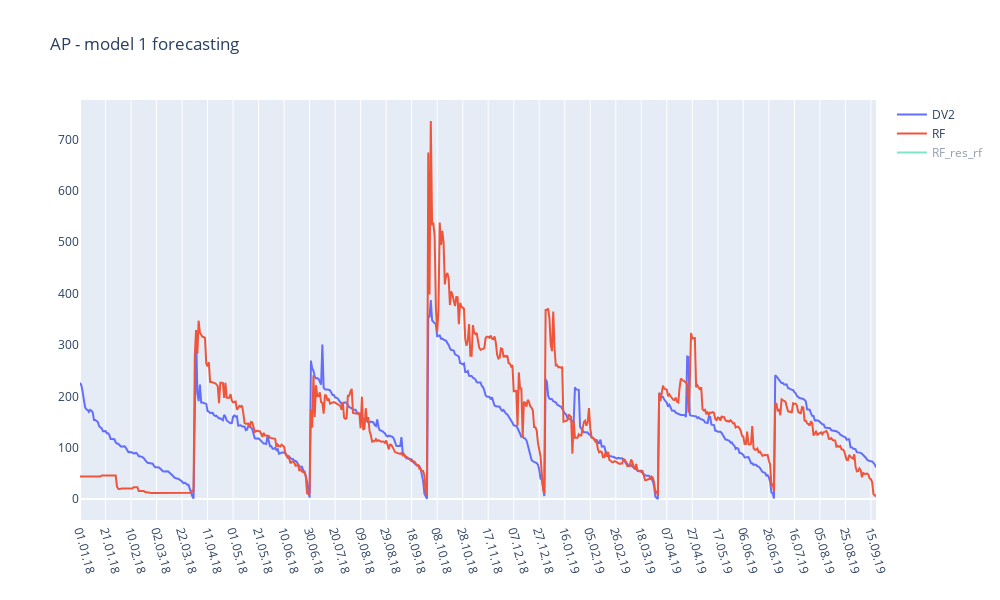
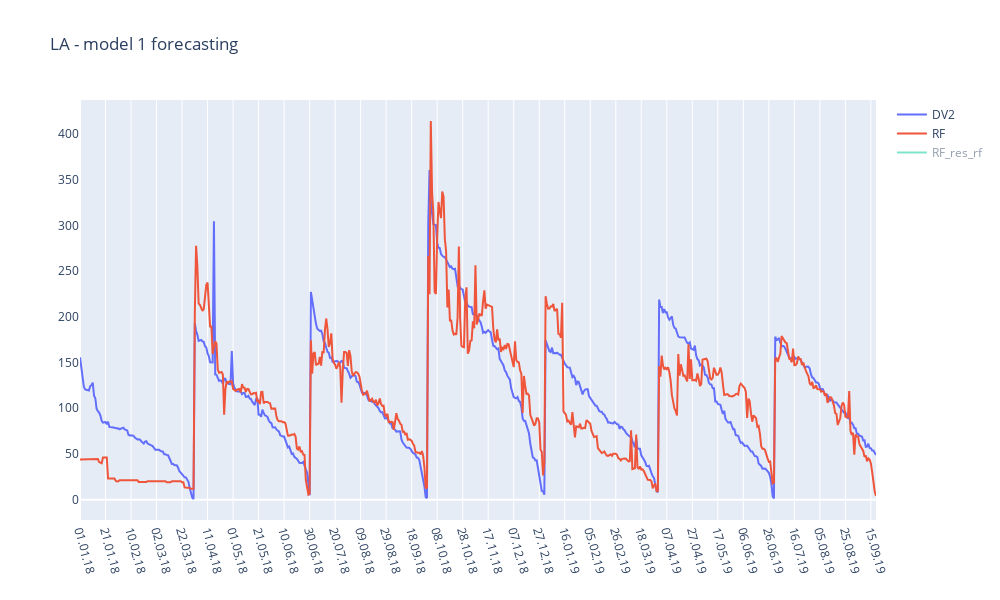
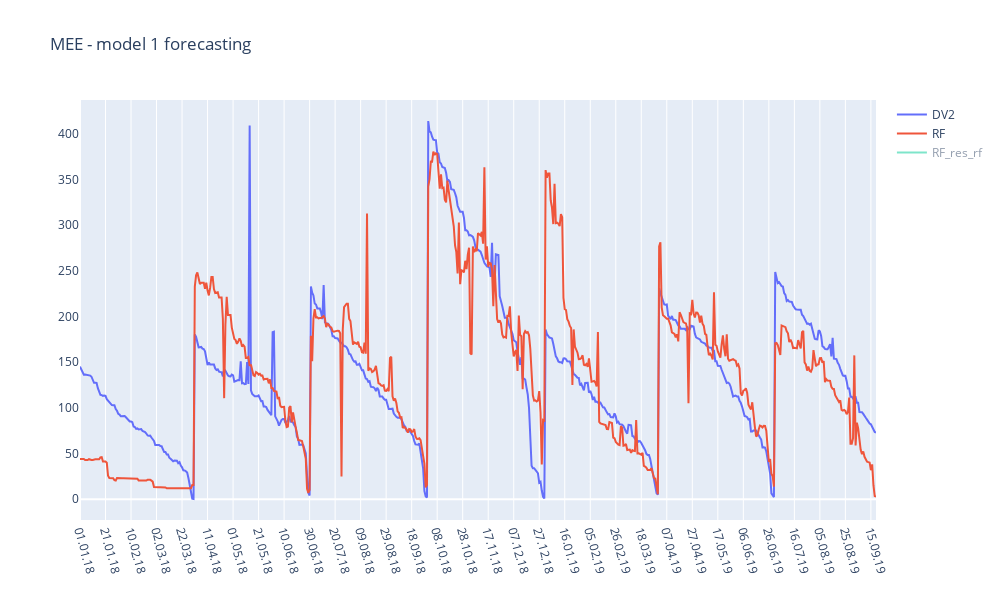
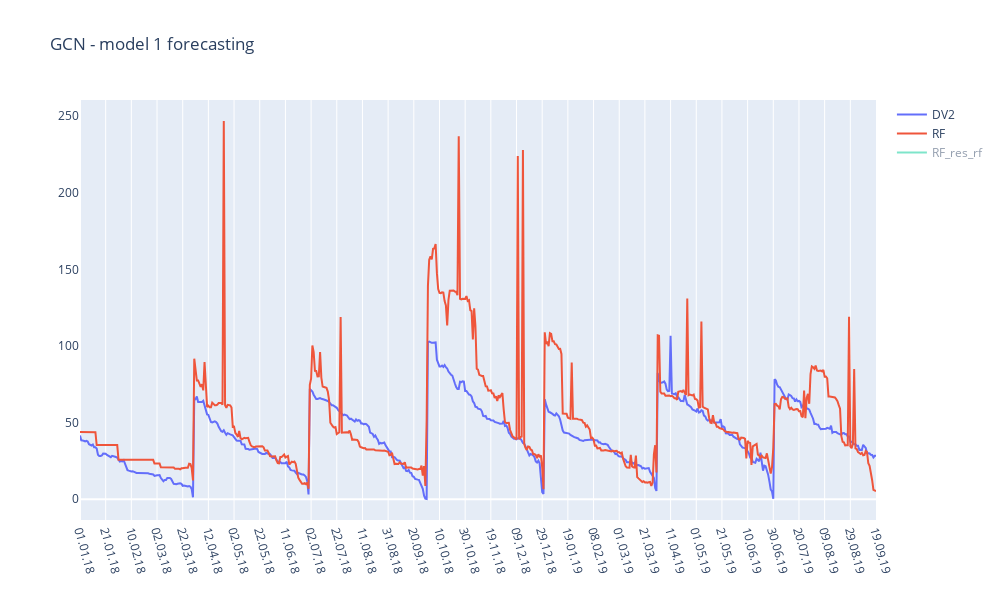

Notebook source saved alongside these figures, in order:
### Code cell
dataset = final_fc_result
compares = ['DV2','RF','RF_res_rf']   #['test_y','LassoReg_Pred', 'RF_Pred']
regions = ['AP','LA','MEE','GCN','NOAM','EMNORTH', 'EMSOUTH']
quarters = ['2018-Q1','2018-Q2','2018-Q3','2018-Q4','2019-Q1','2019-Q2','2019-Q3']
title_str = 'model 1 forecasting'

visulization(dataset, compares, regions, quarters, title_str)

### Figure 1 — Plotly figure (JSON) as saved in the notebook; plotly's stock layout.template omitted (floating-point values rounded to 4 significant figures; data arrays with more than 128 entries replaced by an {"elided": "..."} marker saying what was removed)
{"data": [{"mode": "lines", "name": "DV2", "type": "scatter", "x": {"elided": "625 int values"}, "y": {"elided": "625 float values"}}, {"mode": "lines", "name": "RF", "type": "scatter", "x": {"elided": "625 int values"}, "y": {"elided": "625 float values"}}, {"mode": "lines", "name": "RF_res_rf", "type": "scatter", "visible": "legendonly", "x": {"elided": "625 int values"}, "y": {"elided": "625 float values"}}], "layout": {"autosize": false, "height": 600, "title": {"text": "AP - model 1 forecasting"}, "width": 1000, "xaxis": {"autorange": true, "range": [0, 624], "showticklabels": true, "tickangle": 75, "ticktext": ["01.01.18", "21.01.18", "10.02.18", "02.03.18", "22.03.18", "11.04.18", "01.05.18", "21.05.18", "10.06.18", "30.06.18", "20.07.18", "09.08.18", "29.08.18", "18.09.18", "08.10.18", "28.10.18", "17.11.18", "07.12.18", "27.12.18", "16.01.19", "05.02.19", "26.02.19", "18.03.19", "07.04.19", "27.04.19", "17.05.19", "06.06.19", "26.06.19", "16.07.19", "05.08.19", "25.08.19", "15.09.19"], "tickvals": [0, 20, 40, 60, 80, 100, 120, 140, 160, 180, 200, 220, 240, 260, 280, 300, 320, 340, 360, 380, 400, 420, 440, 460, 480, 500, 520, 540, 560, 580, 600, 620], "type": "linear"}, "yaxis": {"autorange": true, "overlaying": "y", "range": [-40.84, 776.9], "showgrid": false, "showticklabels": true, "side": "left", "type": "linear"}}}

### Figure 2 — Plotly figure (JSON) as saved in the notebook; plotly's stock layout.template omitted (floating-point values rounded to 4 significant figures; data arrays with more than 128 entries replaced by an {"elided": "..."} marker saying what was removed)
{"data": [{"mode": "lines", "name": "DV2", "type": "scatter", "x": {"elided": "625 int values"}, "y": {"elided": "625 float values"}}, {"mode": "lines", "name": "RF", "type": "scatter", "x": {"elided": "625 int values"}, "y": {"elided": "625 float values"}}, {"mode": "lines", "name": "RF_res_rf", "type": "scatter", "visible": "legendonly", "x": {"elided": "625 int values"}, "y": {"elided": "625 float values"}}], "layout": {"autosize": false, "height": 600, "title": {"text": "LA - model 1 forecasting"}, "width": 1000, "xaxis": {"autorange": true, "range": [0, 624], "showticklabels": true, "tickangle": 75, "ticktext": ["01.01.18", "21.01.18", "10.02.18", "02.03.18", "22.03.18", "11.04.18", "01.05.18", "21.05.18", "10.06.18", "30.06.18", "20.07.18", "09.08.18", "29.08.18", "18.09.18", "08.10.18", "28.10.18", "17.11.18", "07.12.18", "27.12.18", "16.01.19", "05.02.19", "26.02.19", "18.03.19", "07.04.19", "27.04.19", "17.05.19", "06.06.19", "26.06.19", "16.07.19", "05.08.19", "25.08.19", "15.09.19"], "tickvals": [0, 20, 40, 60, 80, 100, 120, 140, 160, 180, 200, 220, 240, 260, 280, 300, 320, 340, 360, 380, 400, 420, 440, 460, 480, 500, 520, 540, 560, 580, 600, 620], "type": "linear"}, "yaxis": {"autorange": true, "overlaying": "y", "range": [-22.15, 437.0], "showgrid": false, "showticklabels": true, "side": "left", "type": "linear"}}}

### Figure 3 — Plotly figure (JSON) as saved in the notebook; plotly's stock layout.template omitted (floating-point values rounded to 4 significant figures; data arrays with more than 128 entries replaced by an {"elided": "..."} marker saying what was removed)
{"data": [{"mode": "lines", "name": "DV2", "type": "scatter", "x": {"elided": "625 int values"}, "y": {"elided": "625 float values"}}, {"mode": "lines", "name": "RF", "type": "scatter", "x": {"elided": "625 int values"}, "y": {"elided": "625 float values"}}, {"mode": "lines", "name": "RF_res_rf", "type": "scatter", "visible": "legendonly", "x": {"elided": "625 int values"}, "y": {"elided": "625 float values"}}], "layout": {"autosize": false, "height": 600, "title": {"text": "MEE - model 1 forecasting"}, "width": 1000, "xaxis": {"autorange": true, "range": [0, 624], "showticklabels": true, "tickangle": 75, "ticktext": ["01.01.18", "21.01.18", "10.02.18", "02.03.18", "22.03.18", "11.04.18", "01.05.18", "21.05.18", "10.06.18", "30.06.18", "20.07.18", "09.08.18", "29.08.18", "18.09.18", "08.10.18", "28.10.18", "17.11.18", "07.12.18", "27.12.18", "16.01.19", "05.02.19", "26.02.19", "18.03.19", "07.04.19", "27.04.19", "17.05.19", "06.06.19", "26.06.19", "16.07.19", "05.08.19", "25.08.19", "15.09.19"], "tickvals": [0, 20, 40, 60, 80, 100, 120, 140, 160, 180, 200, 220, 240, 260, 280, 300, 320, 340, 360, 380, 400, 420, 440, 460, 480, 500, 520, 540, 560, 580, 600, 620], "type": "linear"}, "yaxis": {"autorange": true, "overlaying": "y", "range": [-22.76, 436.9], "showgrid": false, "showticklabels": true, "side": "left", "type": "linear"}}}

### Figure 4 — Plotly figure (JSON) as saved in the notebook; plotly's stock layout.template omitted (floating-point values rounded to 4 significant figures; data arrays with more than 128 entries replaced by an {"elided": "..."} marker saying what was removed)
{"data": [{"mode": "lines", "name": "DV2", "type": "scatter", "x": {"elided": "621 int values"}, "y": {"elided": "621 float values"}}, {"mode": "lines", "name": "RF", "type": "scatter", "x": {"elided": "621 int values"}, "y": {"elided": "621 float values"}}, {"mode": "lines", "name": "RF_res_rf", "type": "scatter", "visible": "legendonly", "x": {"elided": "621 int values"}, "y": {"elided": "621 float values"}}], "layout": {"autosize": false, "height": 600, "title": {"text": "GCN - model 1 forecasting"}, "width": 1000, "xaxis": {"autorange": true, "range": [0, 620], "showticklabels": true, "tickangle": 75, "ticktext": ["01.01.18", "21.01.18", "10.02.18", "02.03.18", "22.03.18", "12.04.18", "02.05.18", "22.05.18", "11.06.18", "02.07.18", "22.07.18", "11.08.18", "31.08.18", "20.09.18", "10.10.18", "30.10.18", "19.11.18", "09.12.18", "29.12.18", "19.01.19", "08.02.19", "01.03.19", "21.03.19", "11.04.19", "01.05.19", "21.05.19", "10.06.19", "30.06.19", "20.07.19", "09.08.19", "29.08.19", "19.09.19"], "tickvals": [0, 20, 40, 60, 80, 100, 120, 140, 160, 180, 200, 220, 240, 260, 280, 300, 320, 340, 360, 380, 400, 420, 440, 460, 480, 500, 520, 540, 560, 580, 600, 620], "type": "linear"}, "yaxis": {"autorange": true, "overlaying": "y", "range": [-13.56, 260.5], "showgrid": false, "showticklabels": true, "side": "left", "type": "linear"}}}
